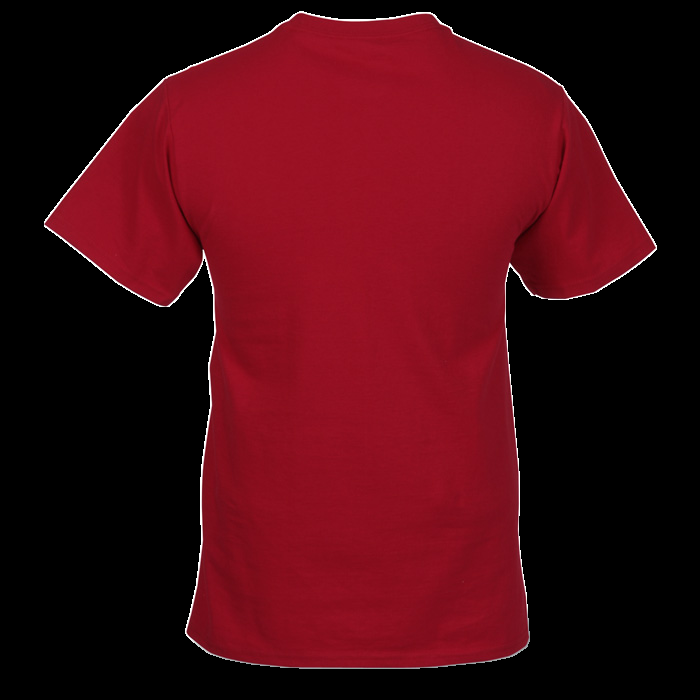

Write Python code to recreate this figure.
import cv2
import numpy as np
import matplotlib.pyplot as plt
from PIL import Image

def get_image(frame):
    # MPI
    protoFile = "/Users/khanhnguyen/Downloads/pose_deploy_linevec.prototxt"
    weightsFile = "/Users/khanhnguyen/Downloads/pose_iter_160000.caffemodel"
    net = cv2.dnn.readNetFromCaffe(protoFile, weightsFile);
    nPoints = 15
    POSE_PAIRS = [[0, 1], [1, 2], [2, 3], [3, 4], [1, 5], [5, 6], [6, 7], [1, 14], [14, 8], [8, 9], [9, 10], [14, 11],
                  [11, 12], [12, 13]]

    # Specify the input image dimensions
    inWidth = 368
    inHeight = 368

    # Prepare the frame to be fed to the network
    inpBlob = cv2.dnn.blobFromImage(frame, 1.0 / 255, (inWidth, inHeight), (0, 0, 0), swapRB=False, crop=False)

    # Set the prepared object as the input blob of the network
    net.setInput(inpBlob)
    output = net.forward()

    frameCopy = np.copy(frame)
    frameWidth = frame.shape[1]
    frameHeight = frame.shape[0]
    threshold = 0.1

    H = output.shape[2]
    W = output.shape[3]

    # Empty list to store the detected keypoints
    points = []

    for i in range(nPoints):
        # confidence map of corresponding body's part.
        probMap = output[0, i, :, :]

        # Find global maxima of the probMap.
        minVal, prob, minLoc, point = cv2.minMaxLoc(probMap)

        # Scale the point to fit on the original image
        x = (frameWidth * point[0]) / W
        y = (frameHeight * point[1]) / H

        if prob > threshold:
            cv2.circle(frameCopy, (int(x), int(y)), 8, (0, 255, 255), thickness=-1, lineType=cv2.FILLED)
            cv2.putText(frameCopy, "{}".format(i), (int(x), int(y)), cv2.FONT_HERSHEY_SIMPLEX, 1, (0, 0, 255), 2,
                        lineType=cv2.LINE_AA)
            cv2.circle(frame, (int(x), int(y)), 8, (0, 0, 255), thickness=-1, lineType=cv2.FILLED)

            # Add the point to the list if the probability is greater than the threshold
            points.append((int(x), int(y)))
        else:
            points.append(None)

    # Draw Skeleton
    for pair in POSE_PAIRS:
        partA = pair[0]
        partB = pair[1]

        if points[partA] and points[partB]:
            cv2.line(frame, points[partA], points[partB], (0, 255, 255), 3)
    return frame, frameCopy, points


#Read the person image
person = cv2.imread("person1.jpg")

#Get person, personcopy and locaition of the points on the image
person, personCopy, points = get_image(person)


plt.figure(figsize=[10, 6])
plt.imshow(cv2.cvtColor(personCopy, cv2.COLOR_BGR2RGB))
plt.show()

#read the shirt image. Process and isolate the shirt
img_rgb = cv2.imread("shirt.jpeg")
img = cv2.cvtColor(img_rgb,cv2.COLOR_RGB2HSV)
img = cv2.bilateralFilter(img,9,105,105)
r,g,b=cv2.split(img)
equalize1= cv2.equalizeHist(r)
equalize2= cv2.equalizeHist(g)
equalize3= cv2.equalizeHist(b)
equalize=cv2.merge((r,g,b))

equalize = cv2.cvtColor(equalize,cv2.COLOR_RGB2GRAY)

ret,thresh_image = cv2.threshold(equalize,0,255,cv2.THRESH_OTSU+cv2.THRESH_BINARY)
equalize= cv2.equalizeHist(thresh_image)

canny_image = cv2.Canny(equalize,250,255)
canny_image = cv2.convertScaleAbs(canny_image)
kernel = np.ones((3,3), np.uint8)
dilated_image = cv2.dilate(canny_image,kernel,iterations=1)

contours, hierarchy = cv2.findContours(dilated_image, cv2.RETR_TREE, cv2.CHAIN_APPROX_SIMPLE)
contours= sorted(contours, key = cv2.contourArea, reverse = True)[:10]
c=contours[0]
final = cv2.drawContours(img, [c], -1, (255,0, 0), 3)

mask = np.zeros(img_rgb.shape,np.uint8)

new_image = cv2.drawContours(mask,[c],0,255,-1,)
new_image = cv2.bitwise_and(img_rgb, img_rgb, mask = equalize)
new_image = cv2.drawContours(mask,[c], -1, (255,255,255), -1)
new_image_gray = cv2.cvtColor(new_image, cv2.COLOR_BGR2GRAY)
ret, thresh1 = cv2.threshold(new_image_gray, 100, 255, cv2.THRESH_BINARY)
final = cv2.bitwise_and(img_rgb, img_rgb, mask = thresh1)
final = cv2.cvtColor(final,cv2.COLOR_BGR2RGB)

#Turn final into an image then resize and save
new_shirt = Image.fromarray(final, 'RGB')
new_shirt = new_shirt.resize((700, 700))
new_shirt.save('test.png')

#Read the new image created
new_shirt = cv2.imread('test.png')

# Create an all white mask
mask = 255 * np.ones(new_shirt.shape, new_shirt.dtype)
# The location of the center of the src in the dst
mid_height = (points[3][0] + points[6][0]) / 2
mid_width = (points[0][1] + points[12][1]) /2
center = (int(mid_height), int(mid_width))

print(mid_width, mid_height)

# Seamlessly clone src into dst and put the results in output
mixed_clone = cv2.seamlessClone(new_shirt, personCopy, mask, center, cv2.MIXED_CLONE)


plt.figure(figsize=[10, 6])
plt.imshow(cv2.cvtColor(mixed_clone, cv2.COLOR_BGR2RGB))
plt.show()
